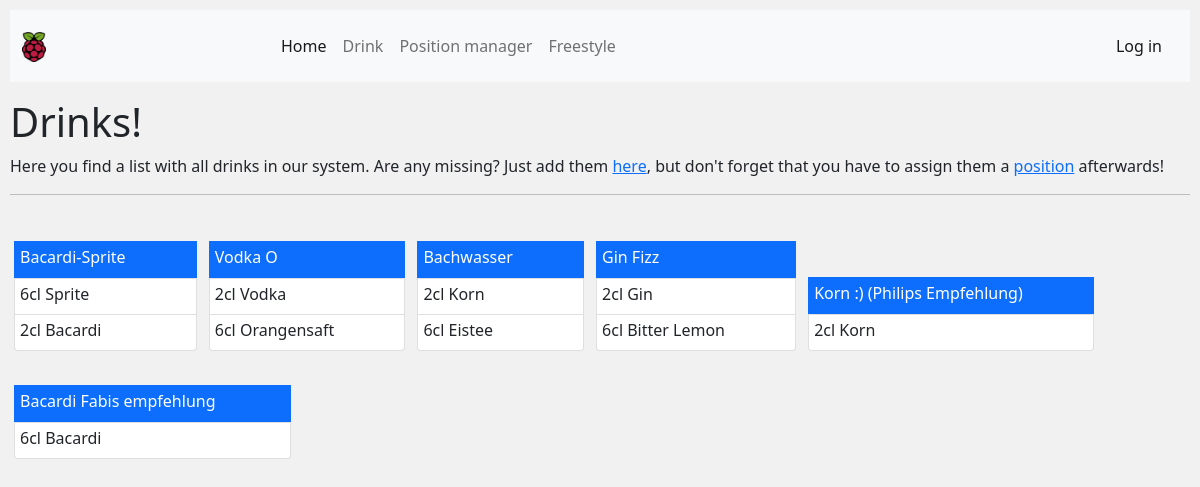
/order, run on the app's committed database.
### app/models.py (models this page shows, shortened)
class Drink(db.Model):
    id = db.Column(db.Integer(), primary_key=True)
    name = db.Column(db.String(25), nullable=False, unique=True)
    ingredients = db.relationship("Link", back_populates="drink")

class Link(db.Model):
    drink_id = db.Column(db.ForeignKey('drink.id'), primary_key=True)
    ingredient_id = db.Column(db.ForeignKey('ingredient.id'), primary_key=True)
    ing_count = db.Column(db.Integer)
    ingredient = db.relationship("Ingredient", back_populates="drinks")
    drink = db.relationship("Drink", back_populates="ingredients")

class Ingredient(db.Model):
    id = db.Column(db.Integer, primary_key=True)
    name = db.Column(db.String(25), nullable=False, unique=True)
    date_created = db.Column(db.DateTime(), default=datetime.utcnow)
    positions = db.relationship("Position", backref="ingredient")
    drinks = db.relationship("Link", back_populates="ingredient")

### app/views.py (the view, shortened to what this page needs)
@app.route('/order', methods=["POST", "GET"])
def order():
    query = []
    all_drinks = Drink.query.all()
    all_links = Link.query.all()
    all_ingredients = Ingredient.query.all()
    return render_template('public/order.html', all_drinks=all_drinks, all_links=all_links, all_ingredients=all_ingredients)

### app/templates/public/order.html (shortened to what this page needs)
{% extends "public/templates/publictemplate.html" %}
{% block main %}
<h1>Drinks!</h1>
<a>Here you find a list with all drinks in our system. Are any missing? Just add them <a href="login">here</a>, but
   don't forget
   that you have to assign them a <a href="position_manager">position</a> afterwards!
</a>
<hr>
{% for drink in all_drinks %}
<div class="list-group">
   <form method="POST" action="">
      <input class="list-group-item list-group-item-action active" type="submit" name="submit_button"
         value="{{ drink.name }}">
   </form>
   {% for ingredient in all_ingredients %}
   {% for link in all_links %}
   {% if link.drink_id == drink.id and link.ingredient_id == ingredient.id%}
   <a class="list-group-item list-group-item-action">
      {{ link.ing_count*2 }}cl
      {{ ingredient.name }}
   </a>
   {% endif %}
   {% endfor %}
   {% endfor %}
</div>
{% endfor %}
{% endblock main %}

### app/templates/public/templates/publictemplate.html (shortened to what this page needs)
<!doctype html>
<html lang="en">
<head>
  <link href="https://cdn.jsdelivr.net/npm/bootstrap@5.1.1/dist/css/bootstrap.min.css" rel="stylesheet"
>
  <link rel="stylesheet" href="{{ url_for('static', filename='css/style.css') }}">
</head>
<body>
  <nav class="navbar navbar-expand-lg navbar-light bg-light mb-3">
    <div class="container-fluid">
      <a class="navbar-brand" href="/"> <img src="{{ url_for('static', filename='img/flask.png') }}" width="10%"
          height="10%"></a>
      <div class="collapse navbar-collapse" id="navbarText">
        <ul class="navbar-nav me-auto mb-2 mb-lg-0">
          <li class="nav-item">
            <a class="nav-link active" aria-current="page" href="/">Home</a>
          </li>
          <li class="nav-item">
            <a class="nav-link" href="order">Drink</a>
          </li>
          <li class="nav-item">
            <a class="nav-link" href="position_manager">Position manager</a>
          </li>
          <li class="nav-item">
            <a class="nav-link" href="freestyle">Freestyle</a>
          </li>
        </ul>
        <span class="navbar-text">
          <a class="nav-link" href="login">Log in</a>
        </span>
      </div>
    </div>
  </nav>
  <main>
    {% block main %} {% endblock %}
  </main>
</body>
</html>

### app/static/css/style.css (style rules this page uses)
body { background-color: #f1f1f1; margin: 10px; margin: 10px; }
.list-group { display:inline-block; padding: 4px; padding-top: 30px; }
.list-group-item { padding-left: 5px; padding-right: 70px; padding-top: 3px; padding-top: 3px; }

### data on the page
Drink: submit_button "Bacardi-Sprite"
Ingredient: name "Sprite"
Link: link.ing_count*2 "6"
Ingredient: name "Bacardi"
Link: link.ing_count*2 "2"
Drink: submit_button "Vodka O"
Ingredient: name "Vodka"
Link: link.ing_count*2 "2"
Ingredient: name "Orangensaft"
Link: link.ing_count*2 "6"
Drink: submit_button "Bachwasser"
Ingredient: name "Korn"
Link: link.ing_count*2 "2"
Ingredient: name "Eistee"
Link: link.ing_count*2 "6"
Drink: submit_button "Gin Fizz"
Ingredient: name "Gin"
Link: link.ing_count*2 "2"
Ingredient: name "Bitter Lemon"
Link: link.ing_count*2 "6"
Drink: submit_button "Korn :) (Philips Empfehlung)"
Link: link.ing_count*2 "2"
Drink: submit_button "Bacardi Fabis empfehlung"
Link: link.ing_count*2 "6"
